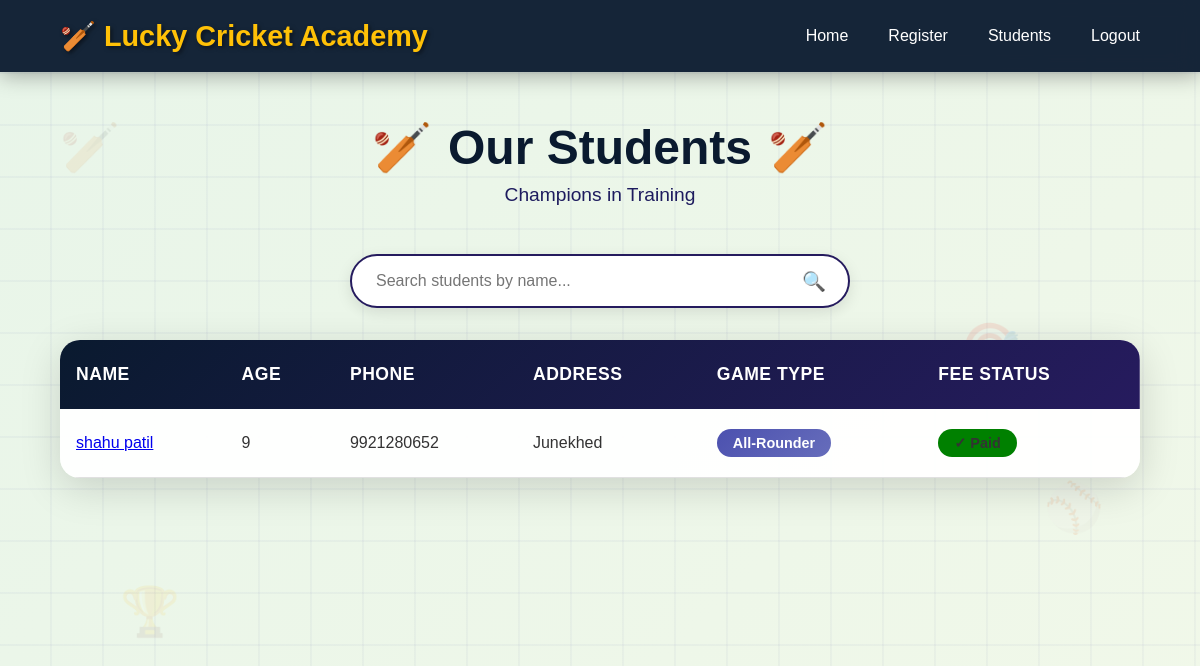
The app's page /students/ (signed in) with its own data.
### app/models.py (models this page shows, shortened)
class Student(models.Model):
    name = models.CharField(max_length=200)
    player_id = models.CharField(max_length=20,blank=True)
    player_name = models.CharField(max_length=200,blank=True)
    innings = models.CharField(max_length=10,blank=True)
    top_score = models.CharField(max_length=10,blank=True)
    average = models.CharField(max_length=10,blank=True)
    strike_rate = models.CharField(max_length=10,blank=True)
    sixes = models.CharField(max_length=10,blank=True)
    fours = models.CharField(max_length=10,blank=True)
    overs = models.CharField(max_length=10,blank=True)
    economy = models.CharField(max_length=10,blank=True)
    team_id = models.CharField(max_length=100,default='7680305',blank=True)
    total_matches = models.CharField(max_length=30,blank=True)
    total_wickets = models.CharField(max_length=30,blank=True)
    total_runs = models.CharField(max_length=30,blank=True)
    team_name = models.CharField(max_length=300,default='Lucky Cricket Aca',blank=True)
    birthdate = models.DateField()
    gender = models.CharField(max_length=100,blank=True)
    address = models.CharField(max_length=200)
    mobile = models.IntegerField()
    game_type = models.CharField(max_length=100)
    photo = models.ImageField(upload_to="photos/", null=True, blank=True)
    document = models.FileField(upload_to="docs/", null=True, blank=True)
    @property
    def age(self):
        from datetime import date
        today = date.today()
        return today.year - self.birthdate.year - (
            (today.month, today.day) < (self.birthdate.month, self.birthdate.day)
        )
    @property
    def paid(self):
        from .models import FeePayment   # import inside to avoid circular import
        today = date.today()
        return FeePayment.objects.filter(
            student=self,
            month=today.month,
            year=today.year
        ).exists()

### app/views.py (the view)
# urls.py: path('students/',views.viewStudents,name='students'),
@login_required(login_url='login')
def viewStudents(req):
    students = Student.objects.all()
    return render(req,'app/stu_list.html',{'students':students})

### app/templates/app/stu_list.html
{% extends "app/base.html" %}
{% load static %}
{% block style %}
<link rel='stylesheet' href="{% static 'app/css/students.css' %}">
{% endblock style %}
{% block content %}
<div class="cricket-icon icon-1">🏏</div>
<div class="cricket-icon icon-2">⚾</div>
<div class="cricket-icon icon-3">🏆</div>
<div class="cricket-icon icon-4">🎯</div>
<div class="container">
    <div class="page-header">
        <h1>Our Students</h1>
        <p>Champions in Training</p>
    </div>
    <div class="search-container">
        <div class="search-box">
            <input type="text" placeholder="Search students by name...">
        </div>
    </div>
    <div class="table-container">
        <table>
            <thead>
                <tr>
                    <th>Name</th>
                    <th>Age</th>
                    <th>Phone</th>
                    <th>Address</th>
                    <th>Game Type</th>
                    <th>Fee Status</th>
                </tr>
            </thead>
            <tbody>
                {% for stu in students %}
                    <tr>
                        <td>
                            <a href="{% url 'student_detail' stu.id %}" class="stu-link">
                                {{stu.name}}
                            </a>
                        </td>
                        <td>{{stu.age}}</td>
                        <td>{{stu.mobile}}</td>
                        <td>{{stu.address}}</td>
                        <td><span class="badge badge-batsman">{{stu.game_type}}</span></td>
                        <td>
                            {% if stu.paid %}
                                <span class="badge badge-paid" style='background:green'>✓ Paid</span>
                            {% else %}
                                <span class="badge badge-unpaid" style='background:red'>✗ Unpaid</span>
                            {% endif %}
                        </td>
                    </tr>
                {% endfor %}
            </tbody>
        </table>
    </div>
</div>
{% endblock content %}

### app/static/app/css/students.css (style rules this page uses)
* { margin: 0; padding: 0; box-sizing: border-box; }
body { font-family: 'Poppins', sans-serif; background: linear-gradient(135deg, #e8f5e9, #f1f8e9); background-attachment: fixed; position: relative; overflow-x: hidden; }
body::before { content: ''; position: fixed; top: 0; left: 0; width: 100%; height: 100%; background-image: repeating-linear-gradient(0deg, transparent, transparent 50px, rgba(11, 14, 101, 0.03) 50px, rgba(29, 27, 181, 0.03) 52px), repeating-linear-gradient(90deg, transparent, transparent 50px, rgba(11, 14, 101, 0.03) 50px, rgba(29, 27, 181, 0.03) 52px); z-index: -1; }
.container { max-width: 1400px; margin: 0 auto; padding: 3rem 5%; }
.page-header { text-align: center; margin-bottom: 3rem; animation: fadeInDown 0.8s ease-out; }
.page-header h1 { font-size: 3rem; color: #0A1A2F; margin-bottom: 0.5rem; position: relative; display: inline-block; }
.page-header h1::before { content: '🏏'; margin-right: 1rem; }
.page-header h1::after { content: '🏏'; margin-left: 1rem; }
.page-header p { color: #1d1b5e; font-size: 1.2rem; font-weight: 500; }
.search-container { margin-bottom: 2rem; display: flex; justify-content: center; animation: fadeIn 1s ease-out; }
.search-box { width: 100%; max-width: 500px; position: relative; }
.search-box input { width: 100%; padding: 1rem 3rem 1rem 1.5rem; border: 2px solid #251b5e; border-radius: 50px; font-size: 1rem; font-family: 'Poppins', sans-serif; transition: all 0.3s ease; background: white; box-shadow: 0 5px 15px rgba(0,0,0,0.1); }
.search-box::after { content: '🔍'; position: absolute; right: 1.5rem; top: 50%; transform: translateY(-50%); font-size: 1.2rem; }
.table-container { background: rgba(255, 255, 255, 0.95); border-radius: 20px; overflow: hidden; box-shadow: 0 10px 40px rgba(0,0,0,0.15); animation: slideUp 0.8s ease-out; }
table { width: 100%; border-collapse: collapse; }
thead { background: linear-gradient(135deg, #0A1A2F, #261b5e); color: white; position: sticky; top: 0; z-index: 10; }
thead th { padding: 1.5rem 1rem; text-align: left; font-weight: 600; font-size: 1.1rem; text-transform: uppercase; letter-spacing: 0.5px; }
tbody tr { border-bottom: 1px solid #e0e0e0; transition: all 0.3s ease; animation: fadeInRow 0.5s ease-out backwards; }
tbody tr:nth-child(1) { animation-delay: 0.1s; }
tbody td { padding: 1.2rem 1rem; color: #333; }
.badge { display: inline-block; padding: 0.4rem 1rem; border-radius: 20px; font-weight: 600; font-size: 0.9rem; text-align: center; }
.badge-batsman { background: linear-gradient(135deg, #4c51af, #666dbb); color: white; }
.cricket-icon { position: fixed; font-size: 3rem; opacity: 0.1; animation: float 6s ease-in-out infinite; z-index: -1; }
.icon-1 { top: 15%; left: 5%; animation-delay: 0s; }
.icon-2 { top: 60%; right: 8%; animation-delay: 2s; }
.icon-3 { bottom: 20%; left: 10%; animation-delay: 4s; }
.icon-4 { top: 40%; right: 15%; animation-delay: 1s; }

### records on screen
Student: name "shahu patil", age "9", mobile "9921280652", address "Junekhed", game_type "All-Rounder", shows "✓ Paid"
